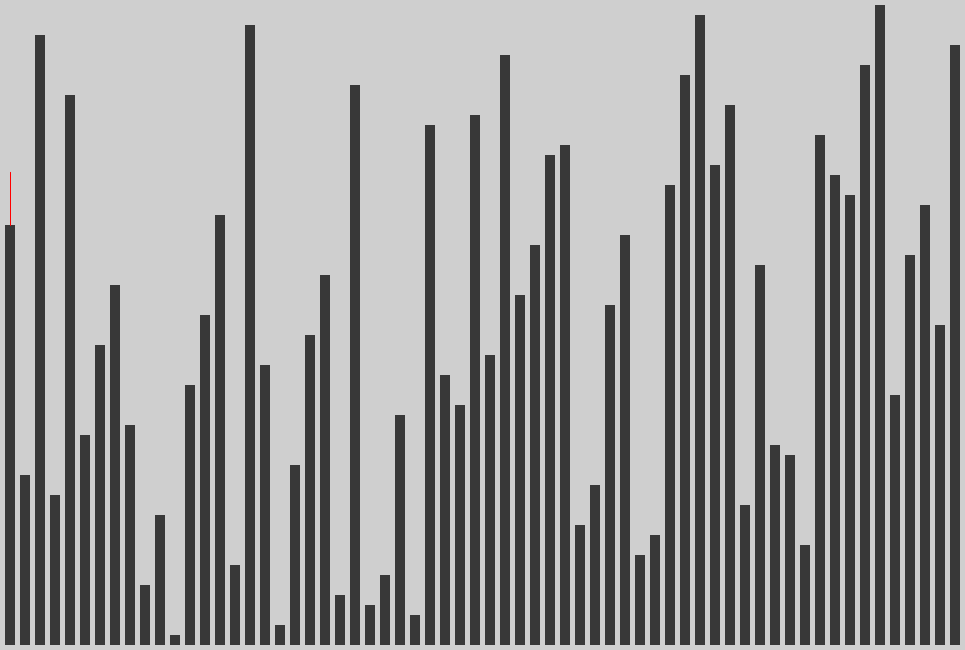
Frame 1 (no input)
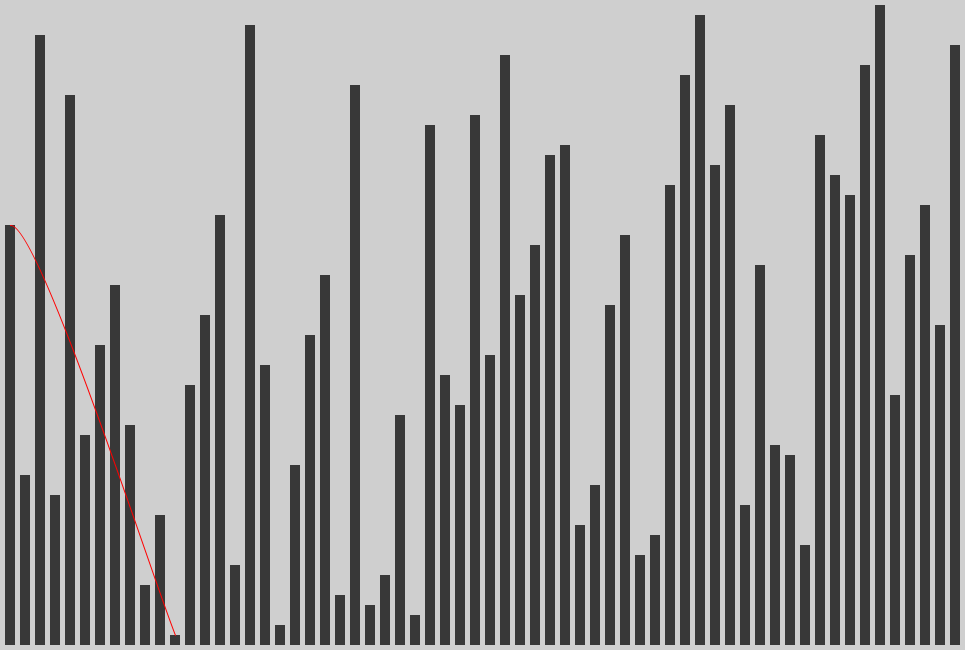
Frame 60 (the mouse pressed at the canvas centre just before this capture)
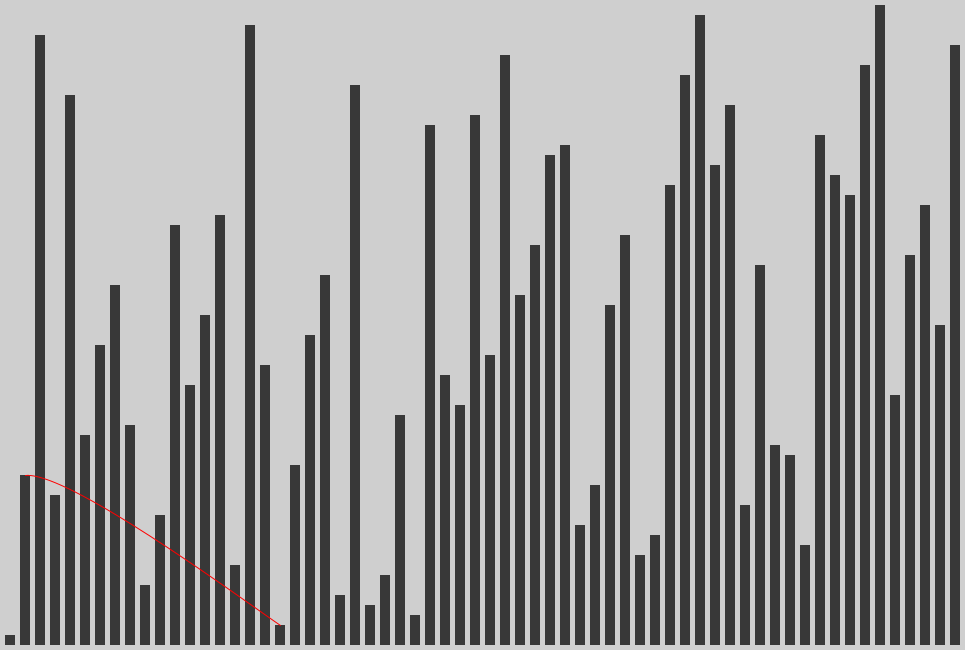
Frame 120 (the mouse held since frame 60 and released just before this capture)

The Processing sketch that drew these frames (run headless with seeded random() and noise(); from frame 60 on, the mouse is pressed at the canvas centre):

// Processing sketch: processing_95914
// ── processing_95914.pde

int blockscale = 10;
int blockcount = 64;
int spacing = 5;
int minindex;
int compindex;
int sortindex;
PVector compstartingpoint;
PVector minstartingpoint;
column[] unsortedgroup;

void setup(){
  size(965,650);
  unsortedgroup = new column[blockcount];
  for(int i = 0; i < blockcount; i++){
    unsortedgroup[i] = new column(i+1);
  }
  randomize();
  noStroke();
  minindex = 0;
  compindex = 0;
  sortindex = 1;
}

void draw(){
  background(207);
  if(compindex < blockcount){
    sel_sort();
  }
  for(int i = 0; i < blockcount; i++){
    unsortedgroup[i].drew(i);
  }
  stroke(255,0,0);
  noFill();
  curve(compstartingpoint.x,blockscale*blockcount + 2 * spacing,compstartingpoint.x, compstartingpoint.y, minstartingpoint.x, minstartingpoint.y, minstartingpoint.x, blockscale*blockcount + 2 * spacing);
  noStroke();
}

void randomize(){
  ArrayList temp = new ArrayList();
  for(column c: unsortedgroup){
    temp.add(c);
  }
  int rand;
  for(int i = 0; i < blockcount; i++){
    rand = int(random(temp.size()));
    unsortedgroup[i] = (column)temp.get(rand);
    temp.remove(rand);
  }
}

void sel_sort() {
   compstartingpoint = new PVector(compindex*(blockscale+spacing)+spacing+blockscale*.5, blockscale*(blockcount-unsortedgroup[compindex].value)+spacing);
   minstartingpoint = new PVector(minindex*(blockscale+spacing)+spacing+blockscale*.5, blockscale*(blockcount-unsortedgroup[minindex].value)+spacing);
   if(sortindex < blockcount){
     if(unsortedgroup[sortindex].value < unsortedgroup[minindex].value){
       minindex = sortindex;
     }
     sortindex++;
   }else {
     column temp = unsortedgroup[compindex];
     unsortedgroup[compindex] = unsortedgroup[minindex];
     unsortedgroup[minindex] = temp;
     compindex++;
     minindex = compindex;
     sortindex = minindex+1;
   }
}


class column {
  int value;
  color cool;
  public column(int n){
    value = n;
    cool = color(56);
  }
  public void drew(int n){
    fill(cool);
    rect(n*(blockscale+spacing)+spacing,blockscale*(blockcount-value)+spacing,blockscale,(blockscale)*value);
  }
  public String toString(){
    return "" + value;
  }
}
